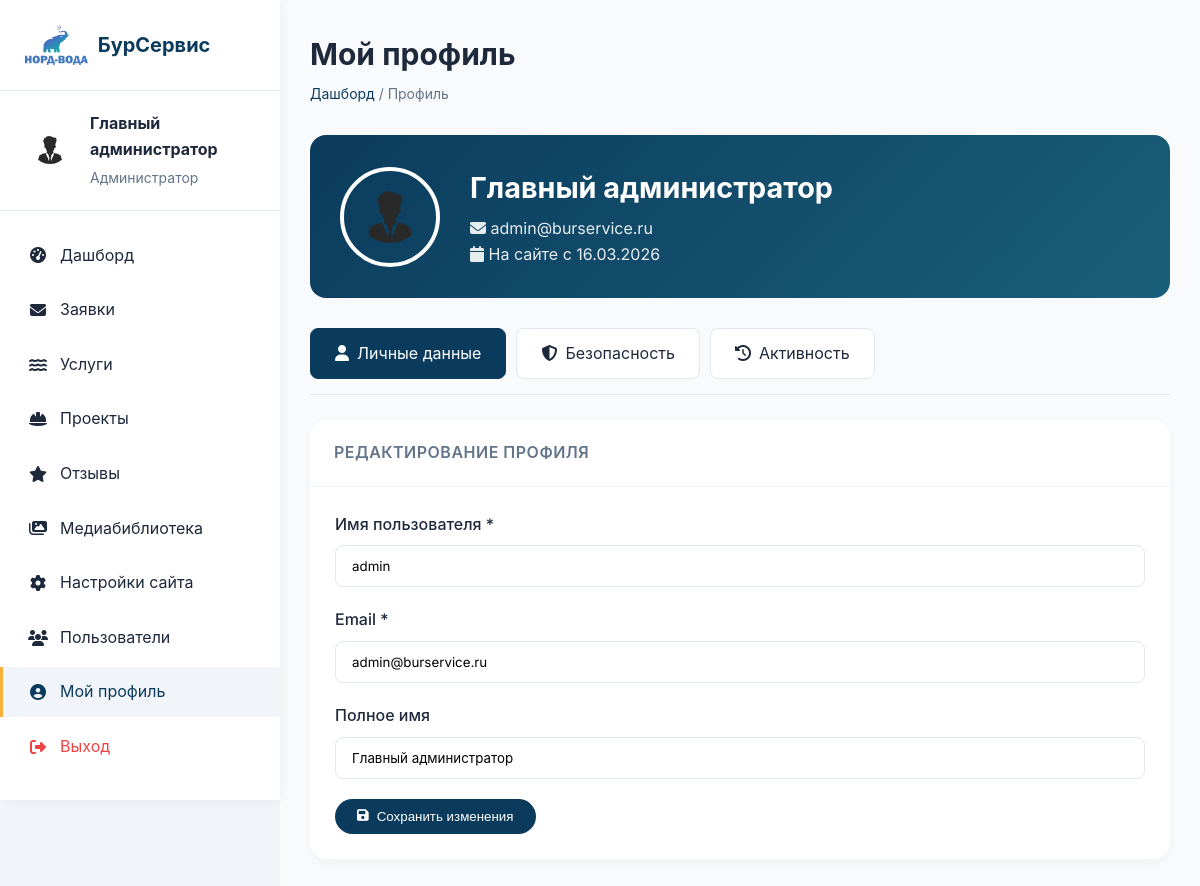
Screenshot of /admin/profile.php (signed in) with the database file from the repository.
### tables this page shows
CREATE TABLE `users` (
  `id` int(11) NOT NULL AUTO_INCREMENT,
  `username` varchar(50) NOT NULL,
  `email` varchar(100) NOT NULL,
  `password_hash` varchar(255) NOT NULL,
  `full_name` varchar(255) DEFAULT NULL,
  `avatar_id` int(11) DEFAULT NULL,
  `role` enum('admin','editor') DEFAULT 'editor',
  `is_active` tinyint(1) DEFAULT 1,
  `last_login` timestamp NULL DEFAULT NULL,
  `created_at` timestamp NOT NULL DEFAULT current_timestamp(),
  PRIMARY KEY (`id`),
  UNIQUE KEY `username` (`username`),
  UNIQUE KEY `email` (`email`)
);

### app/models/Settings.php (called while the page is built, shortened)
<?php
require_once __DIR__ . '/../config/db.php';
class Settings {
    private $conn;
    private $table = 'settings';
    private $cache = [];
    public function __construct() {
        try {
            $database = new Database();
            $this->conn = $database->getConnection();
            $this->loadAllSettings();
            $this->initialized = true;
        } catch(Exception $e) {
            error_log("[SETTINGS] Init error: " . $e->getMessage());
        }
    }
    private function loadAllSettings() {
        try {
            $query = "SELECT `key`, `value` FROM " . $this->table;
            $stmt = $this->conn->prepare($query);
            $stmt->execute();
            while($row = $stmt->fetch(PDO::FETCH_ASSOC)) {
                $this->cache[$row['key']] = $row['value'];
            }
        } catch(PDOException $e) {
            error_log("[SETTINGS] Load error: " . $e->getMessage());
        }
    }
    public function get($key, $default = '') {
        return isset($this->cache[$key]) && $this->cache[$key] !== '' ? $this->cache[$key] : $default;
    }
}
?>

### app/config/db.php (called while the page is built, shortened)
<?php
class Database {
    private $host = 'localhost';
    private $dbname = 'aramserg_nordvoda';
    private $username = 'aramserg_nordvoda';
    private $password = 'VV8cvN3e';
    public function getConnection() {
        $this->conn = null;
        try {
            $this->conn = new PDO(
                "mysql:host={$this->host};dbname={$this->dbname};charset=utf8mb4",
                $this->username,
                $this->password
            );
            $this->conn->setAttribute(PDO::ATTR_ERRMODE, PDO::ERRMODE_EXCEPTION);
        } catch(PDOException $e) {
            error_log("DB Error: " . $e->getMessage());
            die("Ошибка подключения к базе данных");
        }
        return $this->conn;
    }
}
?>

### app/models/User.php (called while the page is built, shortened)
<?php
require_once __DIR__ . '/../config/db.php';
class User {
    private $conn;
    private $table = 'users';
    public function __construct() {
        $database = new Database();
        $this->conn = $database->getConnection();
    }
    public function getById($id) {
        try {
            $query = "SELECT id, username, email, full_name, avatar_id, role, is_active, last_login, created_at
                      FROM " . $this->table . " WHERE id = :id";
            $stmt = $this->conn->prepare($query);
            $stmt->bindParam(':id', $id);
            $stmt->execute();
            return $stmt->fetch(PDO::FETCH_ASSOC);
        } catch(PDOException $e) {
            error_log("[USER] Get by id error: " . $e->getMessage());
            return null;
        }
    }
}
?>

### app/helpers/Auth.php (called while the page is built, shortened)
<?php
require_once __DIR__ . '/../models/User.php';
class Auth {
    private static $instance = null;
    private $user = null;
    private function __construct() {
        $this->checkSession();
    }
    public static function getInstance() {
        if (self::$instance === null) {
            self::$instance = new self();
        }
        return self::$instance;
    }
    private function checkSession() {
        if (isset($_SESSION['user_id'])) {
            $userModel = new User();
            $this->user = $userModel->getById($_SESSION['user_id']);
        }
    }
    public function user() {
        return $this->user;
    }
}
?>

### app/helpers/functions.php (called while the page is built, shortened)
<?php
if (!function_exists('format_date')) {
    function format_date($date, $format = 'd.m.Y') {
        $timestamp = strtotime($date);
        return date($format, $timestamp);
    }
}
?>

### public_html/admin/profile.php (the view, shortened to what this page needs)
<?php
require_once __DIR__ . '/../../app/config/db.php';
require_once __DIR__ . '/../../app/helpers/Auth.php';
require_once __DIR__ . '/../../app/helpers/functions.php';
require_once __DIR__ . '/../../app/models/Settings.php';
require_once __DIR__ . '/../../app/models/User.php';
$auth = Auth::getInstance();
$auth->requireLogin();
$settings = new Settings();
$userModel = new User();
$gallery = new Gallery();
$current_user = $auth->user();
$current_user = $userModel->getById($current_user['id']);
?>
<!DOCTYPE html>
<html lang="ru">
<head>
    <link rel="stylesheet" href="https://cdnjs.cloudflare.com/ajax/libs/font-awesome/6.4.0/css/all.min.css">
    <link rel="stylesheet" href="/assets/css/admin.css?v=<?= time() ?>">
</head>
<body>
    <div class="admin-wrapper">
        <?php include 'sidebar.php'; ?>
        <main class="admin-main">
            <div class="admin-header">
                <div class="admin-title">
                    <h1>Мой профиль</h1>
                    <div class="admin-breadcrumb"><a href="dashboard.php">Дашборд</a> / Профиль</div>
                </div>
            </div>
            <div class="profile-header">
                <?php
                $avatar = $current_user['avatar_id'] ? $gallery->getById($current_user['avatar_id']) : null;
                $avatar_url = $avatar ? $avatar['filepath'] : '/assets/img/admin-avatar.png';
                ?>
                <img src="<?= htmlspecialchars($avatar_url) ?>" alt="Avatar" class="profile-avatar">
                <div class="profile-info">
                    <h2><?= htmlspecialchars($current_user['full_name'] ?? $current_user['username']) ?></h2>
                    <p><i class="fas fa-envelope"></i> <?= htmlspecialchars($current_user['email']) ?></p>
                    <p><i class="fas fa-calendar"></i> На сайте с <?= format_date($current_user['created_at'], 'd.m.Y') ?></p>
                </div>
            </div>
            <div class="profile-tabs">
                <div class="profile-tab active" data-tab="profile"><i class="fas fa-user"></i> Личные данные</div>
                <div class="profile-tab" data-tab="security"><i class="fas fa-shield-alt"></i> Безопасность</div>
                <div class="profile-tab" data-tab="activity"><i class="fas fa-history"></i> Активность</div>
            </div>
            <div class="profile-section active" id="tab-profile">
                <div class="admin-card">
                    <div class="admin-card-header"><h2>Редактирование профиля</h2></div>
                    <div class="admin-card-body">
                        <form method="POST">
                            <div class="form-group">
                                <label>Имя пользователя *</label>
                                <input type="text" name="username" class="form-control" required
                                       value="<?= htmlspecialchars($current_user['username']) ?>"
                                       autocomplete="username">
                            </div>
                            <div class="form-group">
                                <label>Email *</label>
                                <input type="email" name="email" class="form-control" required
                                       value="<?= htmlspecialchars($current_user['email']) ?>"
                                       autocomplete="email">
                            </div>
                            <div class="form-group">
                                <label>Полное имя</label>
                                <input type="text" name="full_name" class="form-control"
                                       value="<?= htmlspecialchars($current_user['full_name'] ?? '') ?>"
                                       autocomplete="name">
                            </div>
                            <button type="submit" class="btn btn-primary"><i class="fas fa-save"></i> Сохранить изменения</button>
                        </form>
                    </div>
                </div>
            </div>
        </main>
    </div>
</body>
</html>

### public_html/admin/sidebar.php (shortened to what this page needs)
<?php
$current_page = basename($_SERVER['PHP_SELF']);
?>
<aside class="admin-sidebar">
    <div class="admin-sidebar-header">
        <a href="dashboard.php" class="admin-logo">
            <img src="<?= htmlspecialchars($settings->get('site_logo', '/assets/img/logo.png')) ?>" alt="logo">
            <span><?= htmlspecialchars($settings->get('site_name', 'БурСервис')) ?></span>
        </a>
    </div>
    <div class="admin-user">
        <img src="/assets/img/admin-avatar.png" alt="avatar" class="admin-avatar">
        <div class="admin-user-info">
            <h4><?= htmlspecialchars($current_user['full_name'] ?? $current_user['username']) ?></h4>
            <p><?= $current_user['role'] == 'admin' ? 'Администратор' : 'Редактор' ?></p>
        </div>
    </div>
    <nav class="admin-nav">
        <ul>
            <li><a href="dashboard.php" class="<?= $current_page == 'dashboard.php' ? 'active' : '' ?>"><i class="fas fa-tachometer-alt"></i> Дашборд</a></li>
            <li><a href="applications.php" class="<?= $current_page == 'applications.php' ? 'active' : '' ?>"><i class="fas fa-envelope"></i> Заявки</a></li>
            <li><a href="services.php" class="<?= $current_page == 'services.php' ? 'active' : '' ?>"><i class="fas fa-water"></i> Услуги</a></li>
            <li><a href="projects.php" class="<?= $current_page == 'projects.php' ? 'active' : '' ?>"><i class="fas fa-hard-hat"></i> Проекты</a></li>
            <li><a href="reviews.php" class="<?= $current_page == 'reviews.php' ? 'active' : '' ?>"><i class="fas fa-star"></i> Отзывы</a></li>
            <li><a href="gallery.php" class="<?= $current_page == 'gallery.php' ? 'active' : '' ?>"><i class="fas fa-images"></i> Медиабиблиотека</a></li>
            <li><a href="settings.php" class="<?= $current_page == 'settings.php' ? 'active' : '' ?>"><i class="fas fa-cog"></i> Настройки сайта</a></li>
            <li><a href="users.php" class="<?= $current_page == 'users.php' ? 'active' : '' ?>"><i class="fas fa-users"></i> Пользователи</a></li>
            <li><a href="profile.php" class="<?= $current_page == 'profile.php' ? 'active' : '' ?>"><i class="fas fa-user-circle"></i> Мой профиль</a></li>
            <li><a href="logout.php" style="color: #EF4444;"><i class="fas fa-sign-out-alt"></i> Выход</a></li>
        </ul>
    </nav>
</aside>

### public_html/assets/css/admin.css (style rules this page uses)
:root { --admin-primary: #0B3B5C; --admin-primary-dark: #072A44; --admin-secondary: #FAB13B; --admin-success: #10B981; --admin-danger: #EF4444; --admin-warning: #F59E0B; --admin-info: #3B82F6; --admin-dark: #1E293B; --admin-gray: #64748B; --admin-light: #F8FAFC; --admin-border: #E2E8F0; }
* { margin: 0; padding: 0; box-sizing: border-box; }
body { font-family: 'Inter', -apple-system, BlinkMacSystemFont, sans-serif; background: #F1F5F9; color: var(--admin-dark); line-height: 1.6; }
.admin-wrapper { display: flex; min-height: 100vh; }
.admin-sidebar { width: 280px; background: white; box-shadow: 2px 0 10px rgba(0,0,0,0.05); position: fixed; height: 100vh; overflow-y: auto; z-index: 100; }
.admin-sidebar-header { padding: 25px; border-bottom: 1px solid var(--admin-border); }
.admin-logo { display: flex; align-items: center; gap: 10px; text-decoration: none; }
.admin-logo img { height: 40px; }
.admin-logo span { font-size: 1.25rem; font-weight: 700; color: var(--admin-primary); }
.admin-user { padding: 20px 25px; border-bottom: 1px solid var(--admin-border); display: flex; align-items: center; gap: 15px; }
.admin-avatar { width: 50px; height: 50px; border-radius: 50%; object-fit: cover; }
.admin-user-info h4 { font-size: 1rem; margin-bottom: 5px; }
.admin-user-info p { font-size: 0.875rem; color: var(--admin-gray); }
.admin-nav { padding: 20px 0; }
.admin-nav ul { list-style: none; }
.admin-nav li { margin-bottom: 5px; }
.admin-nav a { display: flex; align-items: center; gap: 12px; padding: 12px 25px; color: var(--admin-dark); text-decoration: none; transition: all 0.3s; border-left: 3px solid transparent; }
.admin-nav a:hover, .admin-nav a.active { background: #F1F5F9; border-left-color: var(--admin-secondary); color: var(--admin-primary); }
.admin-nav i { width: 20px; text-align: center; }
.admin-main { flex: 1; margin-left: 280px; padding: 30px; overflow-x: hidden; }
.admin-header { display: flex; justify-content: space-between; align-items: center; margin-bottom: 30px; }
.admin-title h1 { font-size: 1.875rem; font-weight: 700; color: var(--admin-dark); margin-bottom: 5px; }
.admin-breadcrumb { color: var(--admin-gray); font-size: 0.875rem; }
.admin-breadcrumb a { color: var(--admin-primary); text-decoration: none; }
.admin-card { background: white; border-radius: 12px; box-shadow: 0 2px 8px rgba(0,0,0,0.05); margin-bottom: 30px; overflow: hidden; }
.admin-card-header { padding: 20px 25px; border-bottom: 1px solid var(--admin-border); display: flex; justify-content: space-between; align-items: center; }
.admin-card-header h2 { font-size: 1.25rem; font-weight: 600; }
.admin-card-body { padding: 25px; }
.btn { display: inline-flex; align-items: center; gap: 8px; padding: 10px 20px; border-radius: 8px; font-weight: 500; text-decoration: none; border: none; cursor: pointer; transition: all 0.3s; }
.btn-primary { background: var(--admin-primary); color: white; }
.form-group { margin-bottom: 20px; }
.form-group label { display: block; font-weight: 500; margin-bottom: 8px; color: var(--admin-dark); }
.form-control { width: 100%; padding: 12px 16px; border: 1px solid var(--admin-border); border-radius: 8px; font-family: inherit; transition: all 0.3s; }
.admin-main { background-color: #f9fafc; }
.admin-card { background: #ffffff; border-radius: 16px; box-shadow: 0 4px 12px rgba(0, 0, 0, 0.04); border: none; }
.admin-card-header { border-bottom: 1px solid #eef2f6; padding: 20px 24px; }
.admin-card-header h2 { font-size: 1rem; font-weight: 600; text-transform: uppercase; letter-spacing: 0.5px; color: #64748b; }
.btn-primary { background: #0b3b5c; border-radius: 30px; padding: 10px 22px; font-weight: 500; box-shadow: none; }

### rows the page displays
users: full_name "Главный администратор", email "admin@burservice.ru", created_at "16.03.2026", username "admin"

### other values shown
$settings->get('site_name', 'БурСервис') "БурСервис"
